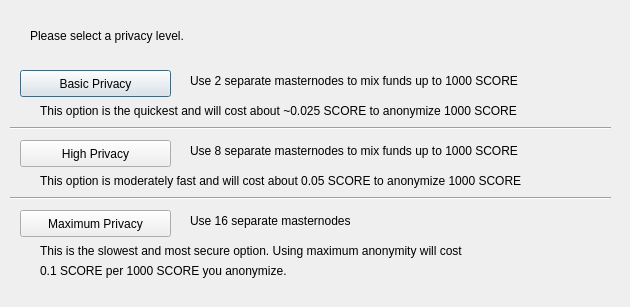
<?xml version="1.0" encoding="UTF-8"?>
<ui version="4.0">
 <class>DarksendConfig</class>
 <widget class="QDialog" name="DarksendConfig">
  <property name="geometry">
   <rect>
    <x>0</x>
    <y>0</y>
    <width>630</width>
    <height>307</height>
   </rect>
  </property>
  <property name="windowTitle">
   <string>Configure Darksend</string>
  </property>
  <widget class="QPushButton" name="buttonBasic">
   <property name="geometry">
    <rect>
     <x>20</x>
     <y>70</y>
     <width>151</width>
     <height>27</height>
    </rect>
   </property>
   <property name="text">
    <string>Basic Privacy</string>
   </property>
  </widget>
  <widget class="QPushButton" name="buttonHigh">
   <property name="geometry">
    <rect>
     <x>20</x>
     <y>140</y>
     <width>151</width>
     <height>27</height>
    </rect>
   </property>
   <property name="text">
    <string>High Privacy</string>
   </property>
  </widget>
  <widget class="QPushButton" name="buttonMax">
   <property name="geometry">
    <rect>
     <x>20</x>
     <y>210</y>
     <width>151</width>
     <height>27</height>
    </rect>
   </property>
   <property name="text">
    <string>Maximum Privacy</string>
   </property>
  </widget>
  <widget class="QLabel" name="label">
   <property name="geometry">
    <rect>
     <x>30</x>
     <y>20</y>
     <width>571</width>
     <height>31</height>
    </rect>
   </property>
   <property name="text">
    <string>Please select a privacy level.</string>
   </property>
  </widget>
  <widget class="QLabel" name="label_2">
   <property name="geometry">
    <rect>
     <x>190</x>
     <y>70</y>
     <width>421</width>
     <height>21</height>
    </rect>
   </property>
   <property name="text">
    <string>Use 2 separate masternodes to mix funds up to 1000 SCORE</string>
   </property>
  </widget>
  <widget class="QLabel" name="label_3">
   <property name="geometry">
    <rect>
     <x>190</x>
     <y>140</y>
     <width>411</width>
     <height>21</height>
    </rect>
   </property>
   <property name="text">
    <string>Use 8 separate masternodes to mix funds up to 1000 SCORE</string>
   </property>
  </widget>
  <widget class="QLabel" name="label_4">
   <property name="geometry">
    <rect>
     <x>190</x>
     <y>210</y>
     <width>421</width>
     <height>21</height>
    </rect>
   </property>
   <property name="text">
    <string>Use 16 separate masternodes</string>
   </property>
  </widget>
  <widget class="QLabel" name="label_6">
   <property name="geometry">
    <rect>
     <x>40</x>
     <y>100</y>
     <width>561</width>
     <height>21</height>
    </rect>
   </property>
   <property name="text">
    <string>This option is the quickest and will cost about ~0.025 SCORE to anonymize 1000 SCORE</string>
   </property>
  </widget>
  <widget class="QLabel" name="label_7">
   <property name="geometry">
    <rect>
     <x>40</x>
     <y>170</y>
     <width>561</width>
     <height>21</height>
    </rect>
   </property>
   <property name="text">
    <string>This option is moderately fast and will cost about 0.05 SCORE to anonymize 1000 SCORE</string>
   </property>
  </widget>
  <widget class="QLabel" name="label_8">
   <property name="geometry">
    <rect>
     <x>40</x>
     <y>240</y>
     <width>561</width>
     <height>21</height>
    </rect>
   </property>
   <property name="text">
    <string>This is the slowest and most secure option. Using maximum anonymity will cost</string>
   </property>
  </widget>
  <widget class="QLabel" name="label_9">
   <property name="geometry">
    <rect>
     <x>40</x>
     <y>260</y>
     <width>561</width>
     <height>21</height>
    </rect>
   </property>
   <property name="text">
    <string>0.1 SCORE per 1000 SCORE you anonymize.</string>
   </property>
  </widget>
  <widget class="Line" name="line">
   <property name="geometry">
    <rect>
     <x>10</x>
     <y>120</y>
     <width>601</width>
     <height>16</height>
    </rect>
   </property>
   <property name="orientation">
    <enum>Qt::Horizontal</enum>
   </property>
  </widget>
  <widget class="Line" name="line_2">
   <property name="geometry">
    <rect>
     <x>10</x>
     <y>190</y>
     <width>601</width>
     <height>16</height>
    </rect>
   </property>
   <property name="orientation">
    <enum>Qt::Horizontal</enum>
   </property>
  </widget>
 </widget>
 <resources/>
 <connections/>
</ui>
